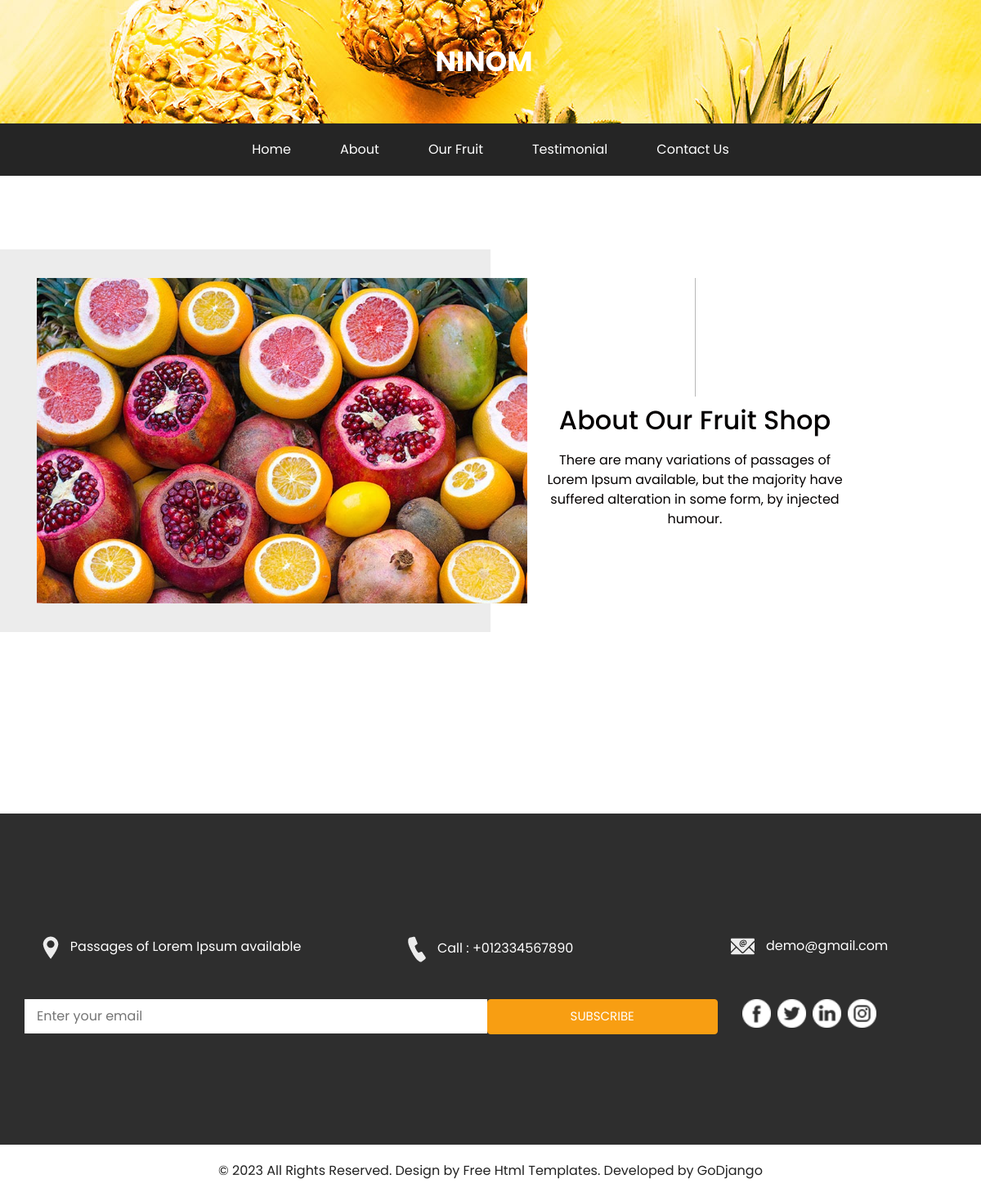
/about, run on the app's committed database.
### app/models.py (models this page shows, shortened)
class titulo(SingletonModel):
    titulo = models.CharField(max_length=100, verbose_name='Title')
    imagen = models.ImageField(verbose_name='header image', upload_to='images/header_imagen/', default=" ")
    class Meta:
        verbose_name = '01- Header'

class navbar(SingletonModel):
    home = models.CharField(max_length=100, verbose_name='Home', default='Home')
    about = models.CharField(max_length=100, verbose_name='About', default='About')
    fruit = models.CharField(max_length=100, verbose_name='Fruit', default='Our Fruit')
    testimonial = models.CharField(max_length=100, verbose_name='Testimonial', default='Testimonial')
    contact = models.CharField(max_length=100, verbose_name='Contact', default='Contact Us')
    class Meta:
        verbose_name = '03- Navigation bar'

class about(SingletonModel):
    titulo = models.CharField(max_length=100, verbose_name='Title', default='About Our Fruit Shop')
    descripcion = models.TextField(max_length=2000, verbose_name='Description',
                                   default='There are many variations of passages of Lorem Ipsum available, but the majority have suffered alteration in some form, by injected humour')
    imagen = models.ImageField(verbose_name='Picture', upload_to='images/shop/')
    class Meta:
        verbose_name = '05- About us'

class info(SingletonModel):
    ubicacion = models.CharField(max_length=100, verbose_name='Location', default='')
    ubicacion_en = models.CharField(max_length=100, verbose_name='Location link', default='')
    telef = models.CharField(max_length=100, verbose_name='Phone', default='')
    telef_en = models.CharField(max_length=100, verbose_name='Phone link', default='')
    email = models.EmailField(max_length=100, verbose_name='Mail', default='')
    email_en = models.CharField(max_length=100, verbose_name='Mail link', default='')
    facebookAct = models.BooleanField(default=False, verbose_name='Facebook')
    facebook = models.CharField(max_length=100, verbose_name='Link', default='/', blank=True)
    twitterAct = models.BooleanField(default=False, verbose_name='Twitter')
    twitter = models.CharField(max_length=100, verbose_name='Link', default='/', blank=True)
    instagramAct = models.BooleanField(default=False, verbose_name='Instagram')
    instagram = models.CharField(max_length=100, verbose_name='Link', default='/', blank=True)
    linkedinAct = models.BooleanField(default=False, verbose_name='Linkedin')
    linkedin = models.CharField(max_length=100, verbose_name='Link', default='/', blank=True)
    class Meta:
        verbose_name = '12- Information'

### app/views.py (the view)
# urls.py: path('about', About.as_view(), name='about'),
class About(generic.TemplateView):
    template_name = 'about.html'
    def get_context_data(self, *, object_list=None, **kwargs):
        context = super(About, self).get_context_data()
        context['title'] = 'About'
        context['encabezado'] = models.titulo.objects.all().first
        context['carrusel1'] = models.carrusel1.objects.all()
        context['navbar'] = models.navbar.objects.all().first
        context['about'] = models.about.objects.all().first
        context['info'] = models.info.objects.all().first
        return context

### app/templates/about.html (shortened to what this page needs)
{% extends 'base.html' %}
{% load static %}
{% block header %}
    {% include 'includes/header.html' %}
{% endblock %}
{% block content %}
    {% include 'includes/about.html' %}
{% endblock %}

### app/templates/base.html (shortened to what this page needs)
{% load static %}
<head>
    <link rel="stylesheet" type="text/css"
          href="https://cdnjs.cloudflare.com/ajax/libs/OwlCarousel2/2.1.3/assets/owl.carousel.min.css"/>
    <link rel="stylesheet" type="text/css" href="{% static 'css/bootstrap.css' %}"/>
    <link rel="stylesheet" type="text/css" href="{% static 'css/style.css' %}"/>
    <link rel="stylesheet" type="text/css" href="{% static 'css/responsive.css' %}"/>
</head>
{% block header %}
{% endblock %}
{% block content %}
{% endblock %}
<section class="info_section layout_padding">
    <div class="container">
        <div class="info_contact">
            <div class="row">
                <div class="col-md-4">
                    <a href="{{ info.ubicacion_en }}">
                        <img src="{% static 'images/location.png' %}" alt="">
                        <span>
                {{ info.ubicacion }}
              </span>
                    </a>
                </div>
                <div class="col-md-4">
                    <a href=" {{ info.telef_en }}">
                        <img src="{% static 'images/call.png' %}" alt="">
                        <span>
                {{ info.telef }}
              </span>
                    </a>
                </div>
                <div class="col-md-4">
                    <a href="{{ info.email_en }}">
                        <img src="{% static 'images/mail.png' %}" alt="">
                        <span>
                {{ info.email }}
              </span>
                    </a>
                </div>
            </div>
        </div>
        <div class="row">
            <div class="col-md-8 col-lg-9">
                <div class="info_form">
                    <form action="{% url 'subscribe' %}" method="post">
                        <input type="text" name="email" class="input" placeholder="Enter your email">
                        <input type="submit" value="subscribe" class="boton btn">
                    </form>
                </div>
            </div>
            <div class="row">
                <div class="col-md-8 col-lg-9">
                    <div class="col-md-4 col-lg-3">
                        <div class="info_social">
                            {% if info.facebookAct %}
                                <div>
                                    <a href="{{ info.facebook }}">
                                        <img src="{% static 'images/facebook-logo-button.png' %}" alt="">
                                    </a>
                                </div>
                            {% endif %}
                            {% if info.twitterAct %}
                                <div>
                                    <a href="{{ info.twitter }}">
                                        <img src="{% static 'images/twitter-logo-button.png' %}" alt="">
                                    </a>
                                </div>
                            {% endif %}
                            {% if info.linkedinAct %}
                                <div>
                                    <a href="{{ info.linkedin }}">
                                        <img src="{% static 'images/linkedin.png' %}" alt="">
                                    </a>
                                </div>
                            {% endif %}
                            {% if info.instagramAct %}
                                <div>
                                    <a href="{{ info.instagram }}">
                                        <img src="{% static 'images/instagram.png' %}" alt="">
                                    </a>
                                </div>
                            {% endif %}
                        </div>
                    </div>
                </div>
            </div>
</section>
<section class="container-fluid footer_section ">
    <p>
        &copy; <span id="displayYear"></span> All Rights Reserved. Design by
        <a href="https://html.design/">Free Html Templates</a>. Developed by GoDjango
    </p>
</section>
</body>

### app/templates/includes/header.html (shortened to what this page needs)
<body class="sub_page">
<div class="hero_area" style="background-image: url({{encabezado.imagen.url}});">
    <div class="brand_box">
        <a class="navbar-brand" href="{% url 'index' %}">
        <span>
            {{encabezado.titulo}}
        </a>
    </div>
</div>
<section class="nav_section">
    <div class="container">
        <div class="custom_nav2">
            <nav class="navbar navbar-expand custom_nav-container ">
                <div class="collapse navbar-collapse" id="navbarSupportedContent">
                    <div class="d-flex  flex-column flex-lg-row align-items-center">
                        <ul class="navbar-nav  ">
                            <li class="nav-item active">
                                <a class="nav-link" href="{% url 'index' %}">{{ navbar.home }} </a>
                            </li>
                            <li class="nav-item">
                                <a class="nav-link" href="{% url 'about' %}">{{ navbar.about }} </a>
                            </li>
                            <li class="nav-item">
                                <a class="nav-link" href="{% url 'fruit' %}">{{ navbar.fruit }} </a>
                            </li>
                            <li class="nav-item">
                                <a class="nav-link" href="{% url 'testimonial' %}">{{ navbar.testimonial }}</a>
                            </li>
                            <li class="nav-item">
                                <a class="nav-link" href="{% url 'contact' %}">{{ navbar.contact }}</a>
                            </li>
                        </ul>
                    </div>
                </div>
            </nav>
        </div>
    </div>
</section>

### app/templates/includes/about.html (shortened to what this page needs)
 <section class="about_section layout_padding">
        <div class="container-fluid">
            <div class="row">
                <div class="col-md-6 px-0">
                    <div class="img-box">
                        <img src="{{ about.imagen.url }}" alt="">
                    </div>
                </div>
                <div class="col-md-5">
                    <div class="detail-box scroll">
                        <div class="heading_container">
                            <h2>
                                {{ about.titulo }}
                            </h2>
                        </div>
                        <p>
                            {{ about.descripcion }}
                        </p>
                    </div>
                </div>
            </div>
        </div>
    </section>

### static/css/style.css (style rules this page uses)
body { font-family: "Poppins", sans-serif; color: #040000; background-color: #ffffff; }
.layout_padding { padding: 90px 0; }
.sub_page .brand_box { position: relative; padding: 45px 0; }
.sub_page .nav_section { margin-top: 0; background-color: #252525; }
.brand_box { position: absolute; top: 0; left: 0; z-index: 9; width: 100%; display: -webkit-box; display: -ms-flexbox; display: flex; -webkit-box-pack: center; -ms-flex-pack: center; justify-content: center; }
.brand_box .navbar-brand span { font-size: 34px; font-weight: bold; color: #ffffff; text-transform: uppercase; }
a, a:hover, a:focus { text-decoration: none; }
.btn, .btn:focus { outline: none !important; -webkit-box-shadow: none; box-shadow: none; }
.custom_nav-container { z-index: 99999; padding: 15px 0; }
.nav_section { margin-top: -32px; }
.nav_section .custom_nav2 .custom_nav-container { padding: 10px 0; background-color: #252525; border-radius: 5px; }
.nav_section .custom_nav2 .custom_nav-container .navbar-nav .nav-item .nav-link { padding: 10px 30px; color: #ffffff; text-align: center; position: relative; }
.nav_section .custom_nav2 #navbarSupportedContent { -webkit-box-pack: center; -ms-flex-pack: center; justify-content: center; }
.about_section .img-box { padding: 35px 0; background-color: #ececec; }
.about_section .img-box img { width: 100%; -webkit-transform: translateX(45px); transform: translateX(45px); }
.about_section .detail-box { text-align: center; padding: 35px 45px; }
.about_section .detail-box .heading_container { display: -webkit-box; display: -ms-flexbox; display: flex; -webkit-box-orient: vertical; -webkit-box-direction: normal; -ms-flex-direction: column; flex-direction: column; -webkit-box-align: center; -ms-flex-align: center; align-items: center; }
.about_section .detail-box p { margin-top: 10px; }
.info_section { background-color: #2e2e2e; color: #ffffff; }
.info_section .info_contact { margin-top: 60px; margin-bottom: 45px; }
.info_section .info_contact .col-md-4 { display: -webkit-box; display: -ms-flexbox; display: flex; -webkit-box-pack: center; -ms-flex-pack: center; justify-content: center; }
.info_section .info_contact a { color: #ffffff; }
.info_section .info_contact img { max-width: 100%; margin-right: 10px; }
.info_section .info_form { margin: 0 auto; margin-bottom: 45px; }
.info_section .info_form form { display: -webkit-box; display: -ms-flexbox; display: flex; -webkit-box-align: center; -ms-flex-align: center; align-items: center; }
.info_section .info_form form .input { background-color: #ffffff; border: none; -webkit-box-flex: 2.5; -ms-flex: 2.5; flex: 2.5; outline: none; color: #000000; min-height: 42.4px; padding-left: 15px; }
.info_section .info_form form .input ::placeholder { color: #ffffff; opacity: 0.2; }
.info_section .info_form form .boton { -webkit-box-flex: 1; -ms-flex: 1; flex: 1; display: inline-block; padding: 9px 30px; background-color: #f89e12; border: 1px solid #f89e12; color: #ffffff; font-size: 15px; text-transform: uppercase; }
.info_section .info_social { display: -webkit-box; display: -ms-flexbox; display: flex; }
.info_section .info_social img { width: 35px; margin-right: 8px; }
.footer_section { background-color: #ffffff; padding: 20px 15px; }
.footer_section p { margin: 0; text-align: center; color: #222222; }
.footer_section a { color: #222222; }
.Scroll { height: 600px; overflow-y: scroll; overflow: auto }

### static/css/responsive.css (style rules this page uses)
@media (min-width: 1200px) { .container { max-width: 1170px; } }

### data on the page
titulo: imagen (picture), titulo "NINOM"
navbar: home "Home", about "About", fruit "Our Fruit", testimonial "Testimonial", contact "Contact Us"
about: imagen (picture), titulo "About Our Fruit Shop", descripcion "There are many variations of passages of Lorem Ipsum available, but the majority have suffered alteration in some form, by injected humour."
info: ubicacion "Passages of Lorem Ipsum available", telef "Call : +012334567890", email "demo@gmail.com"
